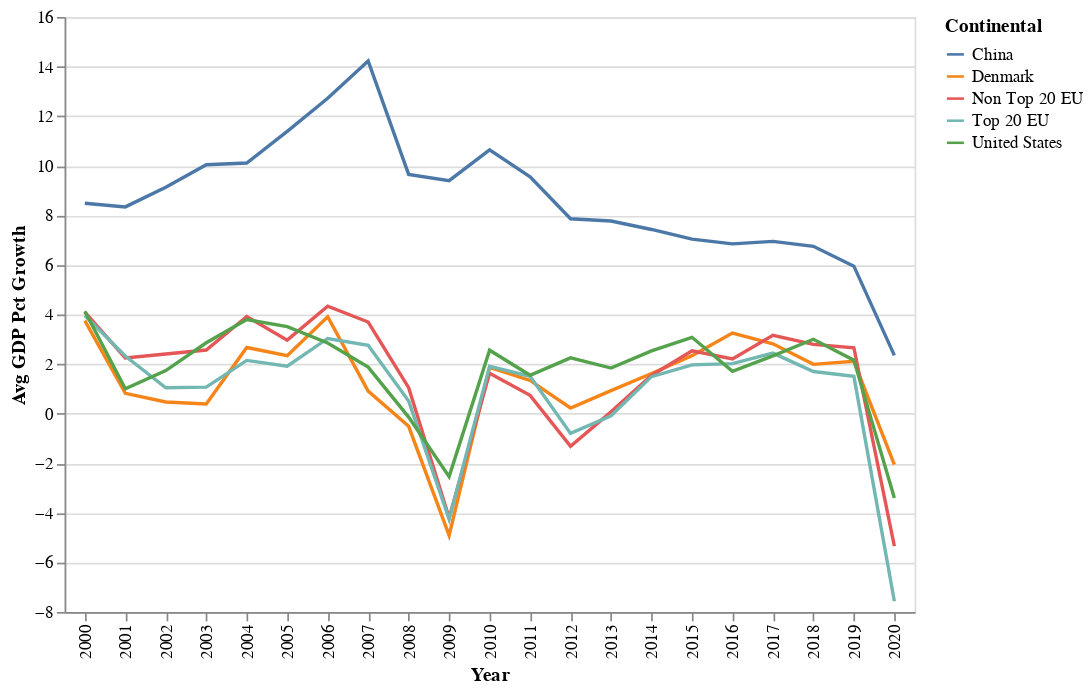

The code cell stored with this chart in its notebook:
### Code cell
base=alt.Chart(gdp_growth)

continent=base.mark_line().encode(
    x=alt.X('Year:N'),
    y=alt.Y('Avg GDP Pct Growth:Q'),
    color='Continental:N'
    ).properties(height=350,width=500)

continent

### Figure 1 — Vega-Lite specification as saved in the notebook (floating-point values rounded to 4 significant figures)
{"config": {"view": {"continuousWidth": 400, "continuousHeight": 300}}, "data": {"name": "data-429e8ecaecbce5ee0a5cd01c1368d8d7"}, "mark": "line", "encoding": {"color": {"field": "Continental", "type": "nominal"}, "x": {"field": "Year", "type": "nominal"}, "y": {"field": "Avg GDP Pct Growth", "type": "quantitative"}}, "height": 350, "width": 500, "$schema": "https://vega.github.io/schema/vega-lite/v4.17.0.json", "datasets": {"data-429e8ecaecbce5ee0a5cd01c1368d8d7": [{"Continental": "China", "Year": 2000, "Avg GDP Pct Growth": 8.49}, {"Continental": "China", "Year": 2001, "Avg GDP Pct Growth": 8.34}, {"Continental": "China", "Year": 2002, "Avg GDP Pct Growth": 9.13}, {"Continental": "China", "Year": 2003, "Avg GDP Pct Growth": 10.04}, {"Continental": "China", "Year": 2004, "Avg GDP Pct Growth": 10.11}, {"Continental": "China", "Year": 2005, "Avg GDP Pct Growth": 11.39}, {"Continental": "China", "Year": 2006, "Avg GDP Pct Growth": 12.72}, {"Continental": "China", "Year": 2007, "Avg GDP Pct Growth": 14.23}, {"Continental": "China", "Year": 2008, "Avg GDP Pct Growth": 9.65}, {"Continental": "China", "Year": 2009, "Avg GDP Pct Growth": 9.4}, {"Continental": "China", "Year": 2010, "Avg GDP Pct Growth": 10.64}, {"Continental": "China", "Year": 2011, "Avg GDP Pct Growth": 9.55}, {"Continental": "China", "Year": 2012, "Avg GDP Pct Growth": 7.86}, {"Continental": "China", "Year": 2013, "Avg GDP Pct Growth": 7.77}, {"Continental": "China", "Year": 2014, "Avg GDP Pct Growth": 7.43}, {"Continental": "China", "Year": 2015, "Avg GDP Pct Growth": 7.04}, {"Continental": "China", "Year": 2016, "Avg GDP Pct Growth": 6.85}, {"Continental": "China", "Year": 2017, "Avg GDP Pct Growth": 6.95}, {"Continental": "China", "Year": 2018, "Avg GDP Pct Growth": 6.75}, {"Continental": "China", "Year": 2019, "Avg GDP Pct Growth": 5.95}, {"Continental": "China", "Year": 2020, "Avg GDP Pct Growth": 2.35}, {"Continental": "Denmark", "Year": 2000, "Avg GDP Pct Growth": 3.75}, {"Continental": "Denmark", "Year": 2001, "Avg GDP Pct Growth": 0.82}, {"Continental": "Denmark", "Year": 2002, "Avg GDP Pct Growth": 0.47}, {"Continental": "Denmark", "Year": 2003, "Avg GDP Pct Growth": 0.39}, {"Continental": "Denmark", "Year": 2004, "Avg GDP Pct Growth": 2.67}, {"Continental": "Denmark", "Year": 2005, "Avg GDP Pct Growth": 2.34}, {"Continental": "Denmark", "Year": 2006, "Avg GDP Pct Growth": 3.91}, {"Continental": "Denmark", "Year": 2007, "Avg GDP Pct Growth": 0.91}, {"Continental": "Denmark", "Year": 2008, "Avg GDP Pct Growth": -0.51}, {"Continental": "Denmark", "Year": 2009, "Avg GDP Pct Growth": -4.91}, {"Continental": "Denmark", "Year": 2010, "Avg GDP Pct Growth": 1.87}, {"Continental": "Denmark", "Year": 2011, "Avg GDP Pct Growth": 1.34}, {"Continental": "Denmark", "Year": 2012, "Avg GDP Pct Growth": 0.23}, {"Continental": "Denmark", "Year": 2013, "Avg GDP Pct Growth": 0.93}, {"Continental": "Denmark", "Year": 2014, "Avg GDP Pct Growth": 1.62}, {"Continental": "Denmark", "Year": 2015, "Avg GDP Pct Growth": 2.34}, {"Continental": "Denmark", "Year": 2016, "Avg GDP Pct Growth": 3.25}, {"Continental": "Denmark", "Year": 2017, "Avg GDP Pct Growth": 2.82}, {"Continental": "Denmark", "Year": 2018, "Avg GDP Pct Growth": 1.99}, {"Continental": "Denmark", "Year": 2019, "Avg GDP Pct Growth": 2.11}, {"Continental": "Denmark", "Year": 2020, "Avg GDP Pct Growth": -2.06}, {"Continental": "Non Top 20 EU", "Year": 2000, "Avg GDP Pct Growth": 4.097}, {"Continental": "Non Top 20 EU", "Year": 2001, "Avg GDP Pct Growth": 2.247}, {"Continental": "Non Top 20 EU", "Year": 2002, "Avg GDP Pct Growth": 2.409}, {"Continental": "Non Top 20 EU", "Year": 2003, "Avg GDP Pct Growth": 2.566}, {"Continental": "Non Top 20 EU", "Year": 2004, "Avg GDP Pct Growth": 3.918}, {"Continental": "Non Top 20 EU", "Year": 2005, "Avg GDP Pct Growth": 2.967}, {"Continental": "Non Top 20 EU", "Year": 2006, "Avg GDP Pct Growth": 4.334}, {"Continental": "Non Top 20 EU", "Year": 2007, "Avg GDP Pct Growth": 3.696}, {"Continental": "Non Top 20 EU", "Year": 2008, "Avg GDP Pct Growth": 1.046}, {"Continental": "Non Top 20 EU", "Year": 2009, "Avg GDP Pct Growth": -4.203}, {"Continental": "Non Top 20 EU", "Year": 2010, "Avg GDP Pct Growth": 1.634}, {"Continental": "Non Top 20 EU", "Year": 2011, "Avg GDP Pct Growth": 0.74}, {"Continental": "Non Top 20 EU", "Year": 2012, "Avg GDP Pct Growth": -1.318}, {"Continental": "Non Top 20 EU", "Year": 2013, "Avg GDP Pct Growth": 0.07273}, {"Continental": "Non Top 20 EU", "Year": 2014, "Avg GDP Pct Growth": 1.54}, {"Continental": "Non Top 20 EU", "Year": 2015, "Avg GDP Pct Growth": 2.534}, {"Continental": "Non Top 20 EU", "Year": 2016, "Avg GDP Pct Growth": 2.211}, {"Continental": "Non Top 20 EU", "Year": 2017, "Avg GDP Pct Growth": 3.158}, {"Continental": "Non Top 20 EU", "Year": 2018, "Avg GDP Pct Growth": 2.794}, {"Continental": "Non Top 20 EU", "Year": 2019, "Avg GDP Pct Growth": 2.658}, {"Continental": "Non Top 20 EU", "Year": 2020, "Avg GDP Pct Growth": -5.344}, {"Continental": "Top 20 EU", "Year": 2000, "Avg GDP Pct Growth": 3.957}, {"Continental": "Top 20 EU", "Year": 2001, "Avg GDP Pct Growth": 2.323}, {"Continental": "Top 20 EU", "Year": 2002, "Avg GDP Pct Growth": 1.043}, {"Continental": "Top 20 EU", "Year": 2003, "Avg GDP Pct Growth": 1.072}, {"Continental": "Top 20 EU", "Year": 2004, "Avg GDP Pct Growth": 2.148}, {"Continental": "Top 20 EU", "Year": 2005, "Avg GDP Pct Growth": 1.917}, {"Continental": "Top 20 EU", "Year": 2006, "Avg GDP Pct Growth": 3.033}, {"Continental": "Top 20 EU", "Year": 2007, "Avg GDP Pct Growth": 2.755}, {"Continental": "Top 20 EU", "Year": 2008, "Avg GDP Pct Growth": 0.5117}, {"Continental": "Top 20 EU", "Year": 2009, "Avg GDP Pct Growth": -4.253}, {"Continental": "Top 20 EU", "Year": 2010, "Avg GDP Pct Growth": 1.912}, {"Continental": "Top 20 EU", "Year": 2011, "Avg GDP Pct Growth": 1.505}, {"Continental": "Top 20 EU", "Year": 2012, "Avg GDP Pct Growth": -0.795}, {"Continental": "Top 20 EU", "Year": 2013, "Avg GDP Pct Growth": -0.08333}, {"Continental": "Top 20 EU", "Year": 2014, "Avg GDP Pct Growth": 1.493}, {"Continental": "Top 20 EU", "Year": 2015, "Avg GDP Pct Growth": 1.967}, {"Continental": "Top 20 EU", "Year": 2016, "Avg GDP Pct Growth": 2.017}, {"Continental": "Top 20 EU", "Year": 2017, "Avg GDP Pct Growth": 2.442}, {"Continental": "Top 20 EU", "Year": 2018, "Avg GDP Pct Growth": 1.698}, {"Continental": "Top 20 EU", "Year": 2019, "Avg GDP Pct Growth": 1.505}, {"Continental": "Top 20 EU", "Year": 2020, "Avg GDP Pct Growth": -7.565}, {"Continental": "United States", "Year": 2000, "Avg GDP Pct Growth": 4.13}, {"Continental": "United States", "Year": 2001, "Avg GDP Pct Growth": 1.0}, {"Continental": "United States", "Year": 2002, "Avg GDP Pct Growth": 1.74}, {"Continental": "United States", "Year": 2003, "Avg GDP Pct Growth": 2.86}, {"Continental": "United States", "Year": 2004, "Avg GDP Pct Growth": 3.8}, {"Continental": "United States", "Year": 2005, "Avg GDP Pct Growth": 3.51}, {"Continental": "United States", "Year": 2006, "Avg GDP Pct Growth": 2.85}, {"Continental": "United States", "Year": 2007, "Avg GDP Pct Growth": 1.88}, {"Continental": "United States", "Year": 2008, "Avg GDP Pct Growth": -0.14}, {"Continental": "United States", "Year": 2009, "Avg GDP Pct Growth": -2.54}, {"Continental": "United States", "Year": 2010, "Avg GDP Pct Growth": 2.56}, {"Continental": "United States", "Year": 2011, "Avg GDP Pct Growth": 1.55}, {"Continental": "United States", "Year": 2012, "Avg GDP Pct Growth": 2.25}, {"Continental": "United States", "Year": 2013, "Avg GDP Pct Growth": 1.84}, {"Continental": "United States", "Year": 2014, "Avg GDP Pct Growth": 2.53}, {"Continental": "United States", "Year": 2015, "Avg GDP Pct Growth": 3.08}, {"Continental": "United States", "Year": 2016, "Avg GDP Pct Growth": 1.71}, {"Continental": "United States", "Year": 2017, "Avg GDP Pct Growth": 2.33}, {"Continental": "United States", "Year": 2018, "Avg GDP Pct Growth": 3.0}, {"Continental": "United States", "Year": 2019, "Avg GDP Pct Growth": 2.16}, {"Continental": "United States", "Year": 2020, "Avg GDP Pct Growth": -3.4}]}}
